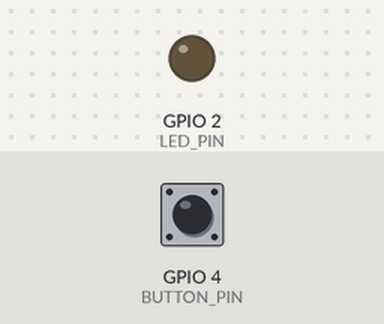
A sketch run on a simulated ESP32. On the bench: output pins drawn as LEDs (lit = HIGH). Inputs (shaded band) come from the test bench; at power-on: GPIO 4 (BUTTON_PIN) HIGH. What the sketch prints to the serial monitor is not drawn.

Above: at 2.2 s.
2.3 s: GPIO 4 (BUTTON_PIN) pulled LOW for 1 s
At 4.3 s:
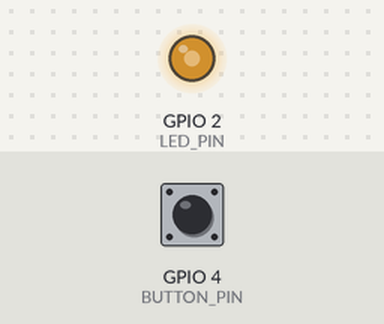
4.8 s: GPIO 4 (BUTTON_PIN) pulled LOW for 3.2 s
At 6.17 s:
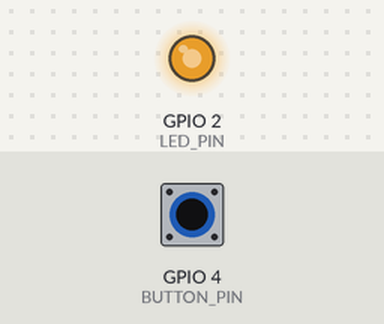
9.5 s: GPIO 4 (BUTTON_PIN) pulled LOW for 3.2 s
At 11.59 s:
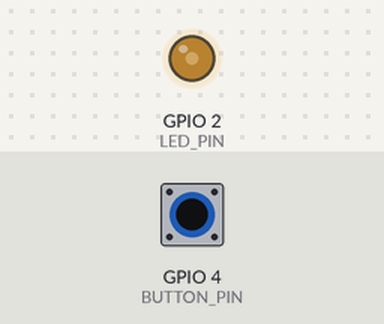
14.2 s: GPIO 4 (BUTTON_PIN) pulled LOW for 0.15 s
At 15.0 s:
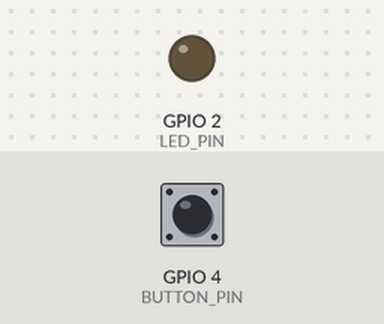
15.8 s: GPIO 4 (BUTTON_PIN) driven LOW
18.8 s: GPIO 4 (BUTTON_PIN) driven HIGH
At 18.8 s:
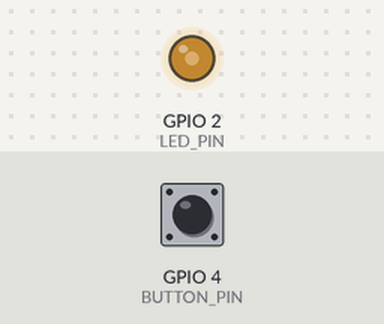
Timing chart, 0 to 21.3 s (numbered marks = the images above; inputs shaded):
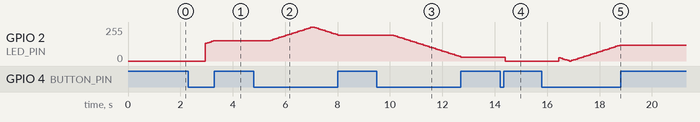

Measured:
- after the input at 2.3 s, GPIO 2 (LED_PIN): moves from 0/255 to 152/255 over 0.32 s, starting after 0.64 s
- after the input at 4.8 s, GPIO 2 (LED_PIN): rises from 152/255 to 255/255 in 1.6 s, then falls to 194/255 in 0.96 s
- after the input at 9.5 s, GPIO 2 (LED_PIN): moves from 194/255 to 30/255 over 2.6 s, starting after 0.64 s
- after the input at 14.2 s, GPIO 2 (LED_PIN): 30/255 → 0/255 after 0.19 s
- after the input at 18.8 s, GPIO 2 (LED_PIN): stays 120/255 (without the input it goes to 125/255 after 0.04 s)

The sketch:

P02_Button_Dimming_Lamp.ino
```cpp
/*
 * ESP32 综合项目 P02：按键调光灯
 *
 * 项目目标：
 * 1. 把数字输入（按键）和 PWM 输出结合起来，完成一个完整的交互式灯具
 * 2. 理解"短按"和"长按"的检测原理
 * 3. 学会用 millis() 实现非阻塞式按键计时
 * 4. 理解状态机思想：用变量记录当前状态，根据输入改变状态
 * 5. 学会消除按键抖动，避免一次按键被识别成多次
 *
 * 前置知识：
 * - 已完成教程 02（按键）、03（PWM），理解 INPUT_PULLUP、ledcAttach()、millis() 等
 *
 * 关键概念解释：
 *
 * 【短按 vs 长按】
 * 同一个按键可以通过按下的时间长短实现不同功能：
 * - 短按：按下后很快松开，用于"切换开关状态"
 * - 长按：按下超过一定时间还不松开，用于"连续调节亮度"
 *
 * 区分方法：
 * 1. 检测到按键按下时，记录当前时间 millis() 到 buttonDownTime
 * 2. 检测到按键松开时，计算松开时间 - 按下时间 = 按住时长
 * 3. 如果按住时长 < 长按阈值，视为短按；否则视为长按
 * 4. 在长按期间，每过一段时间就改变一次亮度，实现连续调光
 *
 * 【状态机 State Machine】
 * 状态机是一种编程思想：程序有有限个"状态"，在不同状态之间根据条件切换。
 * 本项目用 ledState 记录"开/关"，用 brightness 记录"亮度等级"，
 * 它们共同决定了当前灯具的状态。
 *
 * 为什么用状态机？
 * 因为它能清楚地描述"现在是什么状态"、"什么条件下会变成什么状态"，
 * 比一堆 if-else 嵌套更容易理解和维护。
 *
 * 【millis() 非阻塞计时】
 * millis() 返回程序开始运行以来的毫秒数，不会阻塞程序。
 * 和 delay() 不同，millis() 不会让程序停下来等待，
 * 所以 loop() 可以继续做其他事情（比如检查串口、更新显示等）。
 * 本项目用 millis() 来测量按键按下的时长，以及控制长按调光的速度。
 *
 * 【按键抖动 Debounce】
 * 机械按键按下和松开时，金属触点会快速颤动几毫秒到十几毫秒，
 * 导致 digitalRead() 在极短时间内多次变化。
 * 本项目用"状态变化 + 时间间隔"的方法消抖：
 * 只有上次状态变化后超过 DEBOUNCE_MS 毫秒，才认为新的状态变化是真实的。
 *
 * 硬件连接：
 * - LED 正极（长脚） →  ESP32 GPIO2
 * - LED 负极（短脚） →  330Ω 电阻  →  ESP32 GND
 *
 * - 按键一端        →  ESP32 GPIO4
 * - 按键另一端      →  ESP32 GND
 *   （使用内部上拉，不需要外部电阻）
 *
 * 为什么用 GPIO4 接按键？
 * GPIO4 支持内部上拉，且不是启动时的特殊引脚，适合初学者使用。
 * 内部上拉会把引脚默认拉到 HIGH，按下按键时引脚被拉到 LOW。
 *
 * 常见问题与排查：
 * 1. 短按没反应或反应迟钝：
 *    - 检查按键是否接到了 GPIO4 和 GND
 *    - 检查 LONG_PRESS_MS 阈值是否设得太小，导致短按被误判为长按
 * 2. 按一下按键 LED 切换多次：
 *    - 这是按键抖动，检查 DEBOUNCE_MS 是否足够大（建议 30~50ms）
 *    - 也可以给按键并联一个 0.1uF 电容硬件消抖
 * 3. 长按调光速度太快或太慢：
 *    - 调整 DIM_STEP_INTERVAL_MS，数值越小调光越快
 * 4. LED 调到最亮后不能再按：
 *    - 本项目长按是循环调光：0%→100%→0%，如果到 100% 不继续，
 *      检查 map() 和 brightness 的更新方向
 * 5. 程序似乎卡住：
 *    - 检查 loop() 里是否用了 delay() 阻塞，本项目尽量使用 millis()
 */

// 定义引脚
#define LED_PIN      2    // LED 输出引脚
#define BUTTON_PIN   4    // 按键输入引脚

// PWM 参数
#define PWM_FREQ        5000    // PWM 频率 5kHz
#define PWM_RESOLUTION  8       // 8 bit 分辨率，占空比 0~255

// 按键消抖时间，单位毫秒
// 机械按键抖动通常在 5~20ms，留一点余量用 40ms
#define DEBOUNCE_MS     40

// 长按阈值，单位毫秒
// 按住超过 600ms 认为是长按
#define LONG_PRESS_MS   600

// 长按调光时，每多少毫秒改变一级亮度
// 数值越小，长按调光越快
#define DIM_STEP_INTERVAL_MS  80

// 亮度变化步进值
// 每次调光增加或减少多少 PWM 值
#define BRIGHTNESS_STEP       5

// 当前 LED 开关状态
// true = 开，false = 关
bool ledState = false;

// 当前亮度值，范围 0~255
// 0 表示最暗（熄灭），255 表示最亮
int brightness = 128;

// 亮度变化方向，用于长按循环调光
// 1 表示增加亮度，-1 表示减小亮度
int dimDirection = 1;

// 按键相关变量
int lastButtonReading = HIGH;       // 上一次读取到的按键状态（带消抖前）
int stableButtonState = HIGH;       // 稳定后的按键状态
unsigned long lastDebounceTime = 0; // 上次状态变化的时间
unsigned long buttonDownTime = 0;   // 按键按下的时间
bool longPressHandled = false;      // 标记本次长按是否已经处理过，避免松开后又触发短按
unsigned long lastDimStepTime = 0;  // 上次调光的时间

void setup() {
  // 初始化串口
  Serial.begin(115200);
  delay(1000);

  Serial.println("================================");
  Serial.println("ESP32 综合项目 P02：按键调光灯");
  Serial.println("================================");

  // 设置 LED 引脚为输出
  pinMode(LED_PIN, OUTPUT);
  digitalWrite(LED_PIN, LOW);

  // 初始化 PWM
  ledcAttach(LED_PIN, PWM_FREQ, PWM_RESOLUTION);

  // 设置按键引脚为输入，启用内部上拉
  // 按键未按下时为 HIGH，按下时为 LOW
  pinMode(BUTTON_PIN, INPUT_PULLUP);

  // 初始化时 LED 是关闭的
  updateLedOutput();

  Serial.println("短按按键：开关 LED");
  Serial.println("长按按键：循环调节亮度 0%→100%→0%");
}

void loop() {
  // 读取按键当前状态
  int reading = digitalRead(BUTTON_PIN);

  // 如果读取值和上一次不同，说明按键状态可能发生变化
  // 更新去抖计时器
  if (reading != lastButtonReading) {
    lastDebounceTime = millis();
  }

  // 只有当状态变化持续超过 DEBOUNCE_MS 毫秒，才认为是真实变化
  if ((millis() - lastDebounceTime) > DEBOUNCE_MS) {
    // 如果稳定状态和当前读取值不同，说明按键状态真的变了
    if (reading != stableButtonState) {
      stableButtonState = reading;

      // 按键被按下（稳定状态变成 LOW）
      if (stableButtonState == LOW) {
        buttonDownTime = millis();
        longPressHandled = false;
        Serial.println("按键按下");
      }
      // 按键被松开（稳定状态变成 HIGH）
      else {
        unsigned long pressDuration = millis() - buttonDownTime;
        Serial.print("按键松开，按住时长：");
        Serial.print(pressDuration);
        Serial.println(" ms");

        // 如果按住时间小于长按阈值，且本次没有处理过长按，视为短按
        if (pressDuration < LONG_PRESS_MS && !longPressHandled) {
          toggleLed();
        }
      }
    }
  }

  // 长按处理：按键一直按着时，循环调节亮度
  // 条件：
  // 1. 按键当前稳定状态是 LOW（按着）
  // 2. 已经按下的时间超过长按阈值
  // 3. 距离上次调光已经过去了 DIM_STEP_INTERVAL_MS 毫秒
  if (stableButtonState == LOW &&
      (millis() - buttonDownTime) >= LONG_PRESS_MS &&
      (millis() - lastDimStepTime) >= DIM_STEP_INTERVAL_MS) {

    // 标记本次长按已经处理过，这样松开后不会触发短按
    longPressHandled = true;

    // 更新上次调光时间
    lastDimStepTime = millis();

    // 改变亮度
    brightness += BRIGHTNESS_STEP * dimDirection;

    // 如果亮度达到上限或下限，改变方向
    if (brightness >= 255) {
      brightness = 255;
      dimDirection = -1;
      Serial.println("亮度达到最大，开始减小");
    }
    else if (brightness <= 0) {
      brightness = 0;
      dimDirection = 1;
      Serial.println("亮度达到最小，开始增加");
    }

    // 长按调光时自动把灯打开
    if (!ledState) {
      ledState = true;
    }

    // 更新 LED 输出
    updateLedOutput();

    Serial.print("长按调光，当前亮度：");
    Serial.println(brightness);
  }

  // 保存本次读取值，供下次循环比较
  lastButtonReading = reading;
}

// 自定义函数：切换 LED 开关状态
// 短按时调用此函数
void toggleLed() {
  // 切换状态
  ledState = !ledState;

  // 输出当前状态
  updateLedOutput();

  Serial.print("短按切换，LED 状态：");
  Serial.println(ledState ? "开" : "关");
}

// 自定义函数：根据 ledState 和 brightness 更新 LED 输出
// 如果灯是关的，输出 0；如果是开的，输出当前亮度
void updateLedOutput() {
  if (ledState) {
    // 灯开着，输出当前亮度
    ledcWrite(LED_PIN, brightness);
  }
  else {
    // 灯关着，输出 0
    ledcWrite(LED_PIN, 0);
  }
}

/*
 * 扩展挑战：
 * 1. 增加双击检测：快速按两下实现某个功能（比如直接跳到最亮）。
 * 2. 把亮度保存到 Preferences/Flash 中，断电后再开机恢复上次的亮度。
 * 3. 增加一个独立按键，一个负责开关，一个负责调光，降低学习成本。
 * 4. 加入 OLED 显示，实时显示当前亮度和开关状态。
 * 5. 把 LED 换成 RGB LED，长按不仅调亮度还切换颜色。
 */
```
